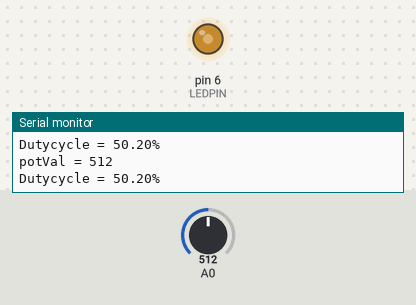
This sketch was run on a simulated Arduino Uno, built with avr-gcc and run on an emulated ATmega328P. On the bench: output pins drawn as LEDs (lit = HIGH), the last lines printed to the serial monitor. Inputs (shaded band) come from the test bench; at power-on: A0 = 512.

Above: at 1.2 s.
1.3 s: A0 set to 982
At 2.4 s:
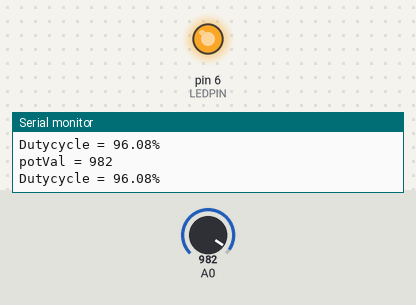
2.8 s: A0 set to 1014
At 4.3 s:
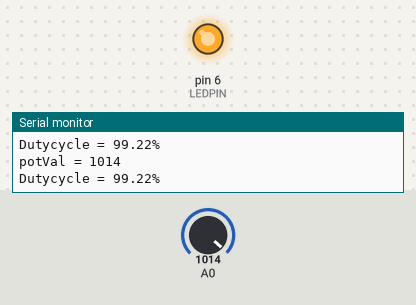
5.8 s: A0 set to 716
At 7.0 s:
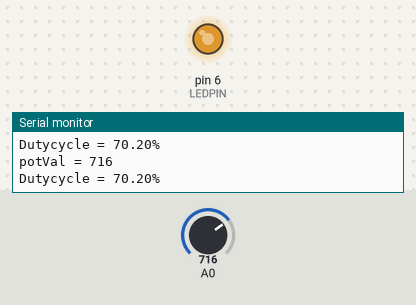
7.3 s: A0 set to 122
At 7.8 s:
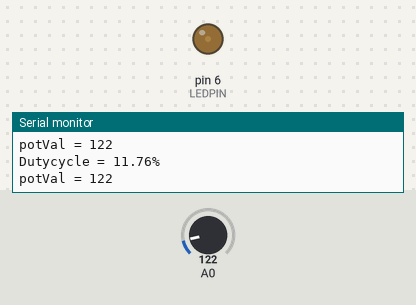
8.8 s: A0 set to 103
At 9.6 s:
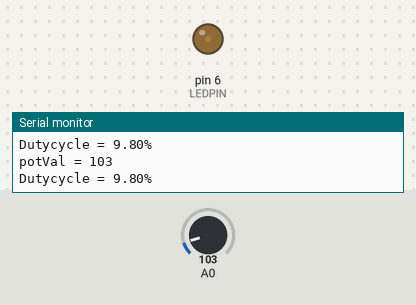
11.8 s: A0 set to 0
At 12.5 s:
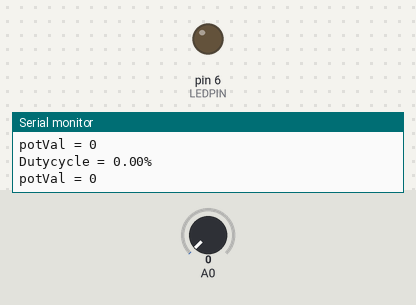
Timing chart, 0 to 14.3 s (numbered marks = the images above; inputs shaded):
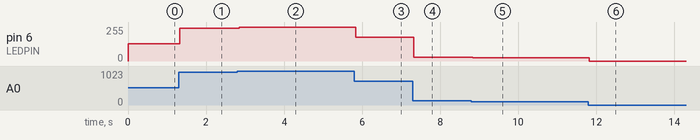

Measured:
- after the input at 1.3 s, pin 6 (LEDPIN): 128/255 → 245/255 at once
- after the input at 2.8 s, pin 6 (LEDPIN): 245/255 → 253/255 after 0.05 s
- after the input at 5.8 s, pin 6 (LEDPIN): 253/255 → 179/255 at once
- after the input at 7.3 s, pin 6 (LEDPIN): 179/255 → 30/255 at once
- after the input at 8.8 s, pin 6 (LEDPIN): 30/255 → 25/255 at once
- after the input at 11.8 s, pin 6 (LEDPIN): 25/255 → 0/255 at once

The sketch:

Eksempel3_PotRead.ino
```cpp
#define LEDPIN 6 // Konstanten LEDPIN er sat til 6, denne gang kræves en ekstern LED.
#define ANALOGIN A0

int potVal = 0; // En variabel integer sættes op til at holde potentiometerværdien.
int pwmOut = 0; // En variabel integer sættes op til at holde PWM output argumentet.

void setup() {
  pinMode(LEDPIN, OUTPUT); //ledPin sættes som output.
  Serial.begin(9600); //Den serielle kommunikation mellem Arduino og Computer påbegyndes med en baudrate på 9600 baud (tegn/s)
}

void loop() {
  potVal = analogRead(A0); // Der foretages en analoglæsning på A0.
  Serial.print("potVal = "); // Værdien for aflæsningen skrives til det serielle vindue.
  Serial.println(potVal); // Værdien for aflæsningen skrives til det serielle vindue.

  pwmOut = potVal/4; // pwmOut får værdien fra potVal, op til 1023/4 hvilket højst giver 255, som er maks input til analogWrite.
  analogWrite(LEDPIN, pwmOut); // LEDPIN genererer et PWM signel, der svarer til den dutycycle tallet fra 0-255 repræsenterer.
  Serial.print("Dutycycle = "); // Dutycycle skal også leveres til Serial vinduet.
  Serial.print((float)pwmOut/255.0*100.0); // Det beregnes som en normal procentomregning udfra 255 som maksværdien.
  Serial.println("%"); // Et procenttegn på til sidst, for at gøre det pænt.
}
```
